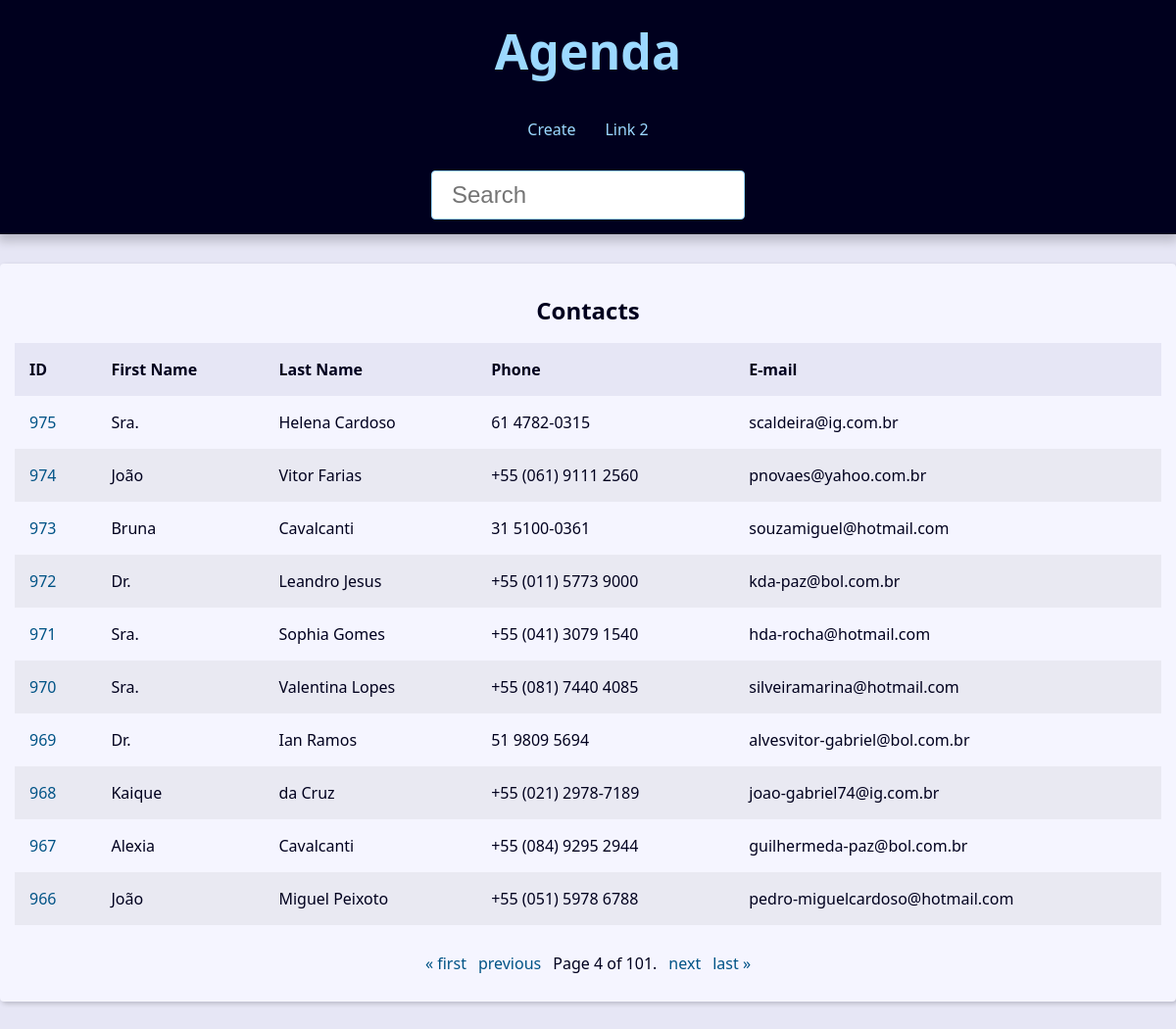
/?page=4&q=, run on the app's committed database.
### contact/models.py (models this page shows, shortened)
class Contact(models.Model):
    first_name = models.CharField(max_length=50)
    last_name = models.CharField(max_length=50, blank=True)
    phone = models.CharField(max_length=50)
    email = models.EmailField(max_length=254)
    created_date = models.DateTimeField(default=timezone.now)
    description = models.TextField(blank=True)
    show = models.BooleanField(default=True)
    picture = models.ImageField(blank=True, upload_to='pictures/%Y/%m/')
    category = models.ForeignKey(
        Category,
        on_delete=models.SET_NULL,
        blank=True, null=True,
    )
    owner = models.ForeignKey(
        User,
        on_delete=models.SET_NULL,
        blank=True, null=True,
    )

### contact/views/contact_views.py (the view)
# urls.py: path('', views.index, name='index'),
def index(request):
    contacts = Contact.objects\
        .filter(show=True)\
        .order_by('-id')
    paginator = Paginator(contacts, 10)
    page_number = request.GET.get("page")
    page_obj = paginator.get_page(page_number)
    context = {
        'page_obj': page_obj,
        'site_title': 'Contatos - ',
    }
    return render(
        request,
        'contact/index.html',
        context,
    )

### contact/templates/contact/index.html
{% extends 'global/base.html' %}
{% block content %}
{% if page_obj %}
    <div class="responsive-table">
        <table class="contacts-table">
            <caption class ="table-caption">
                Contacts
            </caption>
            <thead>
                <tr class="table-row table-row-header">
                    <th class="table-header">ID</th>
                    <th class="table-header">First Name</th>
                    <th class="table-header">Last Name</th>
                    <th class="table-header">Phone</th>
                    <th class="table-header">E-mail</th>
                </tr>
            </thead>
            <tbody>
                {% for contact in page_obj  %}
                    <tr class="table-row">
                        <td class="table-cel">
                            <a
                                class="table-link"
                                href="{% url 'contact:contact' contact.id %}"
                            >
                                {{ contact.id }}
                            </a>
                        </td>
                        <td class="table-cel">
                            {{ contact.first_name }}
                        </td>
                        <td class="table-cel">
                            {{ contact.last_name }}
                        </td>
                        <td class="table-cel">
                            {{ contact.phone }}
                        </td>
                        <td class="table-cel">
                            {{ contact.email }}
                        </td>
                    </tr>
                {% endfor %}
            </tbody>
        </table>
    </div>
{% else %}
            <div class="single-contact">
        <h1 class="single-contact-name">
            Nenhum contato encontrado
        </h1>
    </div>
{% endif %}
{% endblock content %}

### base_static/global/css/style.css (style rules this page uses)
:root { --spacing: 1.5rem; --link-dark-color: rgb(0, 83, 134); --link-light-color: rgb(156, 217, 255); --clr-white: rgb(245, 245, 255); --clr-black: rgb(0, 0, 30); --clr-light-gray: rgb(230, 230, 245); --clr-dark-shadow-5: rgba(0, 0, 10, 5%); --clr-dark-shadow-10: rgba(0, 0, 10, 10%); --clr-dark-shadow-20: rgba(0, 0, 10, 20%); --clr-light-shadow-5: rgba(200, 200, 255, 5%); --clr-light-shadow-10: rgba(200, 200, 255, 10%); --clr-light-shadow-20: rgba(200, 200, 255, 20%); --main-page-width: 120rem; --table-min-width: 60rem; --biggest-font-size: 5rem; --bigger-font-size: 4rem; --big-font-size: 3.2rem; --medium-font-size: 2.4rem; --small-font-size: 1.6rem; --smaller-font-size: 1.4rem; --smallest-font-size: 1.2rem; --transition-fast: 300ms; --transition-medium: 600ms; --transition-slow: 1s; --default-border-radius: 4px; }
*, *::before, *::after { margin: 0; padding: 0; box-sizing: border-box; }
html { font-size: 62.5%; }
body { font-family: system-ui, -apple-system, BlinkMacSystemFont, 'Segoe UI', Roboto, Oxygen, Ubuntu, Cantarell, 'Open Sans', 'Helvetica Neue', sans-serif; line-height: 1.5; font-size: var(--small-font-size); color: var(--clr-black); -webkit-font-smoothing: antialiased; background: var(--clr-light-gray); }
.responsive-table { width: 100%; overflow-x: auto; }
.contacts-table { width: 100%; min-width: var(--table-min-width); border-collapse: collapse; }
.table-caption { font-size: var(--medium-font-size); font-weight: bold; padding: var(--spacing); }
.table-row { text-align: left; text-overflow: ellipsis; transition: background-color var(--transition-fast) ease-in-out; }
.table-row:nth-of-type(2n) { background: var(--clr-dark-shadow-5); }
.table-row-header { background: var(--clr-light-gray); color: var(--clr-black); }
.table-cel, .table-header { padding: var(--spacing); }
.table-link { color: var(--link-dark-color); transition: color var(--transition-fast) ease-in-out; text-decoration: none; }

### data on the page
Contact: id "975", first_name "Sra.", last_name "Helena Cardoso", phone "61 4782-0315", email "scaldeira@ig.com.br"
Contact: id "974", first_name "João", last_name "Vitor Farias", phone "+55 (061) 9111 2560", email "pnovaes@yahoo.com.br"
Contact: id "973", first_name "Bruna", last_name "Cavalcanti", phone "31 5100-0361", email "souzamiguel@hotmail.com"
Contact: id "972", first_name "Dr.", last_name "Leandro Jesus", phone "+55 (011) 5773 9000", email "kda-paz@bol.com.br"
Contact: id "971", first_name "Sra.", last_name "Sophia Gomes", phone "+55 (041) 3079 1540", email "hda-rocha@hotmail.com"
Contact: id "970", first_name "Sra.", last_name "Valentina Lopes", phone "+55 (081) 7440 4085", email "silveiramarina@hotmail.com"
Contact: id "969", first_name "Dr.", last_name "Ian Ramos", phone "51 9809 5694", email "alvesvitor-gabriel@bol.com.br"
Contact: id "968", first_name "Kaique", last_name "da Cruz", phone "+55 (021) 2978-7189", email "joao-gabriel74@ig.com.br"
Contact: id "967", first_name "Alexia", last_name "Cavalcanti", phone "+55 (084) 9295 2944", email "guilhermeda-paz@bol.com.br"
Contact: id "966", first_name "João", last_name "Miguel Peixoto", phone "+55 (051) 5978 6788", email "pedro-miguelcardoso@hotmail.com"

### other printed values
{{ page_obj.number }} "4"
{{ page_obj.paginator.num_pages }} "101"
